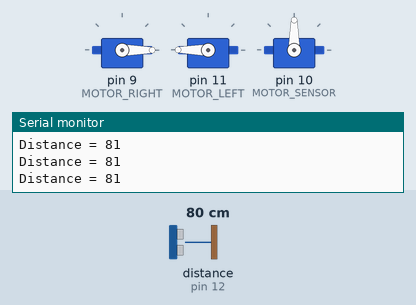
Recording of a sketch running on a simulated Arduino Uno, built with avr-gcc and run on an emulated ATmega328P. On the bench: 3 × servo, the last lines printed to the serial monitor. The test bench sets the inputs (shaded band); at power-on: distance to the obstacle (sensor on pin 12) 80 cm. The echo pulse lasts 58.3 µs per cm.

Above: at 1.2 s.
1.3 s: distance to the obstacle (sensor on pin 12) set to 32 cm
2.8 s: distance to the obstacle (sensor on pin 12) set to 26 cm
At 3.8 s:
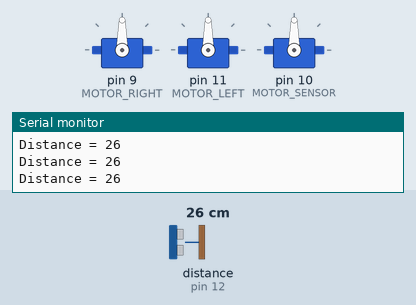
4.3 s: distance to the obstacle (sensor on pin 12) set to 35 cm
At 5.6 s:
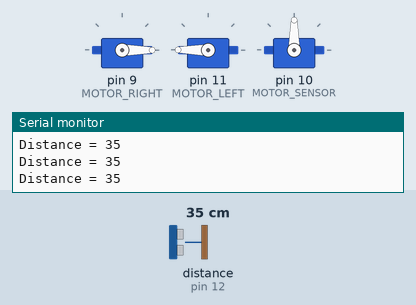
5.9 s: distance to the obstacle (sensor on pin 12) set to 2 cm
At 6.6 s:
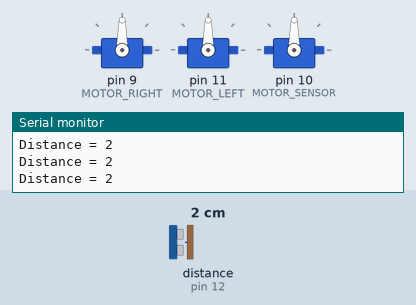
Timing chart, 0 to 8.6 s (numbered marks = the images above; inputs shaded):
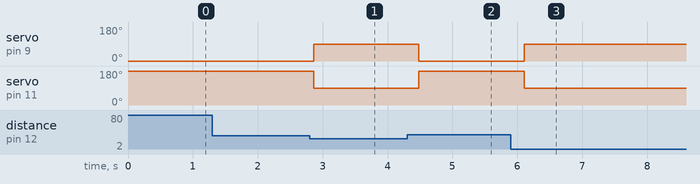

Measured:
- the behaviour switches between 30 and 29 cm on distance to the obstacle (sensor on pin 12) (found by bisection; images 0 and 1)
- after the input at 2.8 s, servo on pin 9 (MOTOR_RIGHT): 0° → 90° after 0.06 s; servo on pin 11 (MOTOR_LEFT): 180° → 90° after 0.06 s
- after the input at 4.3 s, servo on pin 9 (MOTOR_RIGHT): 90° → 0° after 0.18 s; servo on pin 11 (MOTOR_LEFT): 90° → 180° after 0.18 s
- after the input at 5.9 s, servo on pin 9 (MOTOR_RIGHT): 0° → 90° after 0.20 s; servo on pin 11 (MOTOR_LEFT): 180° → 90° after 0.20 s

The sketch:

mouse.ino
```cpp
#include <Servo.h>
#include "NewPing.h"

#define MOTOR_RIGHT 9 //right (180-backwards, 0 -forwards)
#define MOTOR_LEFT 11 //left (0-backwards, 180-forwards)
#define MOTOR_SENSOR 10
#define TRIGGER 13 //distance sensor
#define ECHO 12
#define MAX_DIST 360 //max distance to see up to for distance sensor

NewPing distanceSensor(TRIGGER, ECHO, MAX_DIST);
Servo myservo1;
Servo myservo2;
Servo myservo3;

void ChangeDirection();

void setup() {
  myservo1.attach(MOTOR_RIGHT);
  myservo2.attach(MOTOR_LEFT);
  myservo3.attach(MOTOR_SENSOR);
  Serial.begin(9600);
}

void loop() {
  myservo1.write(0);
  myservo2.write(180);
  Serial.print("Distance = ");
  int distance = distanceSensor.ping_cm();
  Serial.println(distance);

  if((distance < 30) && (distance > 0))
    ChangeDirection();

  delay(200);
}

void ChangeDirection(){
  //int data_array[100];
  int distance_left = 0;
  int distance_right = 0;
  myservo1.write(90);
  myservo2.write(90);
//  delay(1000);
//  myservo3.write(0);
//  distance_left = distanceSensor.ping_cm();
//  myservo3.write(90);
//  distance_right = distanceSensor.ping_cm();
////  for (int i = 0; i < 181; i++){
////    myservo3.write(i);
////    data_array[i] = distanceSensor.ping_cm();
////  }
//  Serial.print("right distance");
//  Serial.println(distance_right);
//  Serial.print("leftt distance");
//  Serial.println(distance_left);
//  if (distance_right <= distance_left){
//    Serial.println("right");
//    for (int i = 0; i < 200; i++){ //TODO: figure out how long to turn
//      myservo1.write(180);
//      myservo2.write(180);
//    }
//  }
//  else{
//    Serial.println("left");
//    for (int i = 0; i < 200; i++){ //TODO: figure out how long to turn
//      myservo1.write(0);
//      myservo2.write(0);
//    }
//  }
//  delay(1000);
//  myservo3.write(45);
}

/*
 * right: servo 1 - 180, servo 2 - 180
 * forward: servo 1 - 0, servo 2 - 180
 * backward: servo 1 - 180, servo 2 - 0
 * left: servo 1 - 0, servo 2 - 0
 */
```
